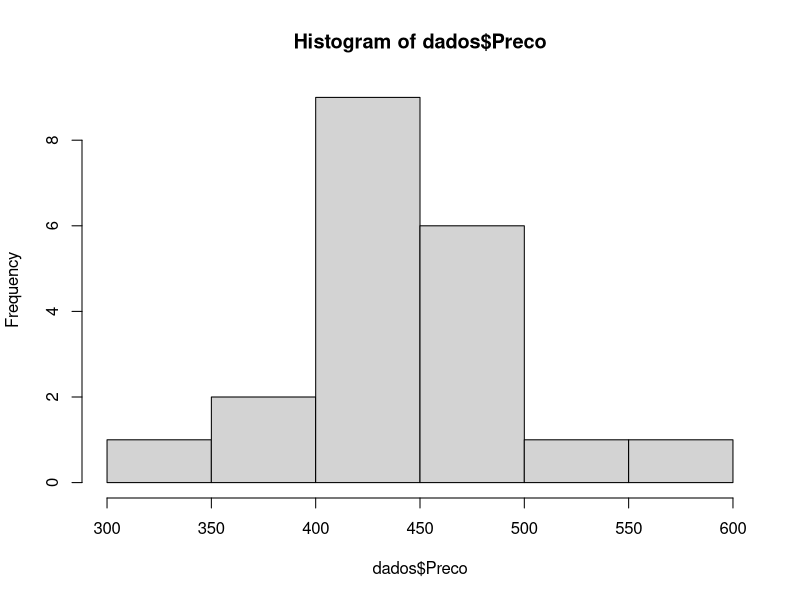
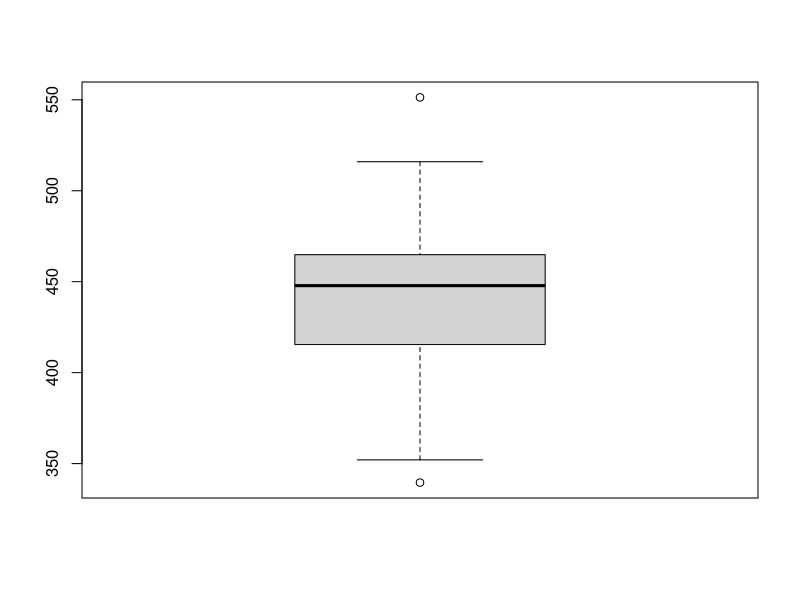
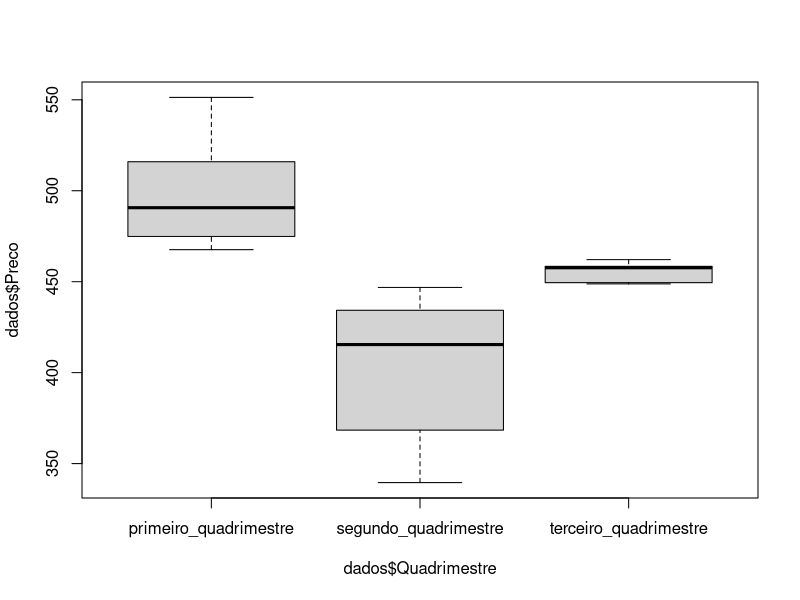
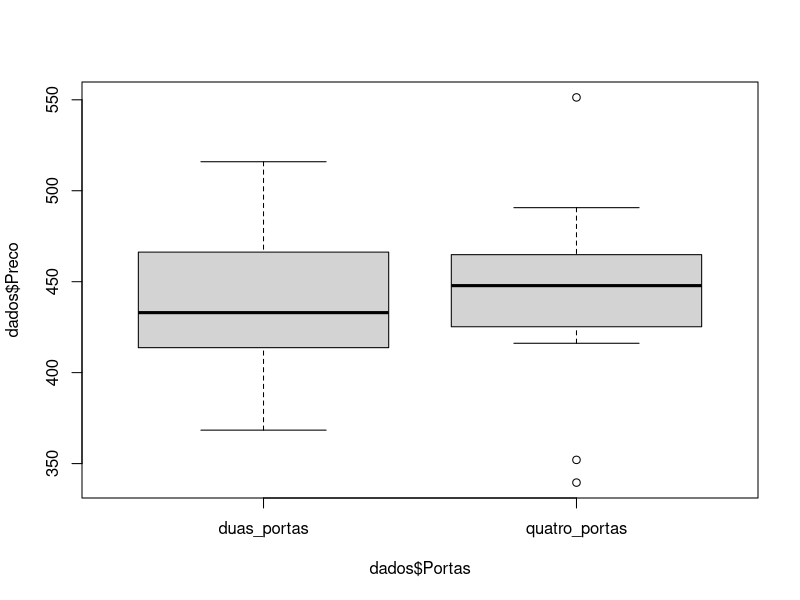

Write R code to recreate these figures, in order. (Note: this script raises an error after producing the figures.)
############################################################################################################
##########          Trabalho Pratico - AED                                 #################################
##########          IGTI - Professor Mairon Chaves                         #################################
############################################################################################################


# Builds the dataset
dados <- data.frame(
  Preco = c(368.384514890573, 446.850186825816, 
            414.72765691978, 434.291090918223, 436.652686535348, 457.65797344255, 
            490.694346597566, 474.881781399868, 458.462395897205, 412.719412673294, 
            448.799032112411, 352.040747235864, 449.461858221104, 416.150953927119, 
            416.499426750268, 551.315803331779, 462.126789471159, 515.957335395508, 
            467.598697162974, 339.548470369391), 
  Portas = c("duas_portas", "quatro_portas", "duas_portas", "quatro_portas", "quatro_portas", 
             "duas_portas", "quatro_portas", "duas_portas", "quatro_portas", 
             "duas_portas", "quatro_portas", "quatro_portas", "duas_portas", 
             "quatro_portas", "duas_portas", "quatro_portas", "quatro_portas", 
             "duas_portas", "quatro_portas", "quatro_portas"),
  Ar_Condicionado = c("sem_ar_condicionado",  "com_ar_condicionado", "com_ar_condicionado", "com_ar_condicionado", 
                      "com_ar_condicionado", "com_ar_condicionado", "com_ar_condicionado", 
                      "com_ar_condicionado", "com_ar_condicionado", "com_ar_condicionado", 
                      "com_ar_condicionado", "sem_ar_condicionado", "com_ar_condicionado", 
                      "com_ar_condicionado", "com_ar_condicionado", "com_ar_condicionado", 
                      "com_ar_condicionado", "com_ar_condicionado", "com_ar_condicionado", 
                      "sem_ar_condicionado"),
  Quadrimestre = c("segundo_quadrimestre","segundo_quadrimestre", "segundo_quadrimestre", "segundo_quadrimestre", 
                   "segundo_quadrimestre", "terceiro_quadrimestre", "primeiro_quadrimestre", 
                   "primeiro_quadrimestre", "terceiro_quadrimestre", "segundo_quadrimestre", 
                   "terceiro_quadrimestre", "segundo_quadrimestre", "terceiro_quadrimestre", 
                   "segundo_quadrimestre", "segundo_quadrimestre", "primeiro_quadrimestre", 
                   "terceiro_quadrimestre", "primeiro_quadrimestre", "primeiro_quadrimestre", 
                   "segundo_quadrimestre"), 
  Idade_Locatario = c(23, 18, 28, 21, 18, 21, 18, 20, 25, 29, 18, 33, 20, 21, 18, 21, 18, 20, 25, 29),
  Quilometragem = c(957.442780544097, 829.533278217768, 923.300215829467, 871.519116905113, 930.704105677958, 554.696695914233, 501.941059782271, 
                    665.435074822519, 568.24079543466, 930.704105677958, 554.696695914233, 
                    829.533278217768, 665.435074822519, 871.519116905113, 930.704105677958, 
                    351.547138218644, 501.941059782271, 447.872006186523, 568.24079543466, 
                    930.704105677958), 
  Dolar = c(4.41147933990862, 5.63014407874318, 
            8.80557934010615, 4.260591319988649, 6.93416279643155, 1.61130694543154, 
            2.57813244655973, 4.66666728709914, 1.6846066723224, 7.33872353619711, 
            4.52300814589177, 2.96689816205009, 9.91448182957733, 8.55577847959413, 
            5.93424935955983, 5.55775429484673, 6.94475470863839, 4.74330294976712, 
            4.723306965757987, 4.7010894862212))

View(dados)

hist(dados$Preco)
boxplot(dados$Preco)
summary(dados$Preco)

# Boxplot between Preco and Quadrimestre
boxplot(dados$Preco~ dados$Quadrimestre)

# Analisys of variance
anova <- aov(Preco ~ Quadrimestre, data = dados)
summary(anova)

# Boxplot between Preco and Portas
boxplot(dados$Preco ~ dados$Portas)

# Test t Student
t.test(dados$Preco ~ dados$Portas , 
       paired = FALSE,
       alternative = 'two.sided',
       conf.level = 0.95
)

plot(y = dados$Preco ,
     x = dados$Quilometragem,
     pch = 16)

# Correlation coeficient
cor(dados$Preco, dados$Quilometragem)

# Adjusts linear regression of Preco in function of Quilometragem
regressao_linear <- lm(Preco ~ Quilometragem, data = dados)
summary(regressao_linear)

#Analise descritiva da variavel quilometragem
summary(dados$Quilometragem)

# Correlation coeficient
sd(dados$Quilometragem) / mean(dados$Quilometragem)

# Gets relationship between Dolar and Preco
plot(y = dados$Preco,
     x = dados$Dolar,
     pch = 16)
cor(dados$Preco, dados$Dolar)

regressao_linear <- lm(Preco ~ Dolar, data = dados)
summary(regressao_linear)

